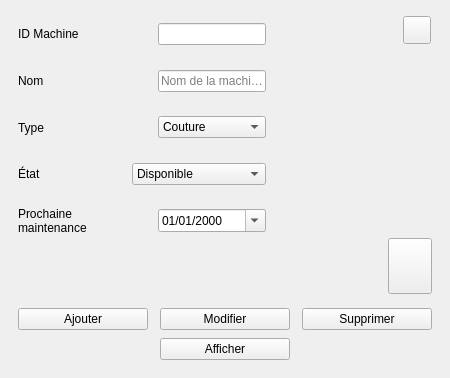
                         <widget class="QWidget" name="bodyFormMachine">
                          <layout class="QVBoxLayout" name="bodyFormLayoutMachine">
                           <property name="spacing">
                            <number>14</number>
                           </property>
                           <property name="leftMargin">
                            <number>18</number>
                           </property>
                           <property name="topMargin">
                            <number>16</number>
                           </property>
                           <property name="rightMargin">
                            <number>18</number>
                           </property>
                           <property name="bottomMargin">
                            <number>18</number>
                           </property>
                           <item>
                            <layout class="QHBoxLayout" name="layoutTopFormMachine" stretch="1,0">
                             <property name="spacing">
                              <number>16</number>
                             </property>
                             <item>
                              <layout class="QGridLayout" name="gridFieldsMachine" columnstretch="0,1" columnminimumwidth="92,0">
                               <property name="horizontalSpacing">
                                <number>12</number>
                               </property>
                               <property name="verticalSpacing">
                                <number>11</number>
                               </property>
                               <item row="0" column="0">
                                <widget class="QLabel" name="labelIdMachine">
                                 <property name="text">
                                  <string>ID Machine</string>
                                 </property>
                                 <property name="role" stdset="0">
                                  <string>formLabel</string>
                                 </property>
                                </widget>
                               </item>
                               <item row="0" column="1">
                                <widget class="QFrame" name="fieldIdMachine">
                                 <property name="frameShape">
                                  <enum>QFrame::NoFrame</enum>
                                 </property>
                                 <property name="role" stdset="0">
                                  <string>field</string>
                                 </property>
                                 <layout class="QHBoxLayout" name="fieldLayoutIdMachine">
                                  <property name="spacing">
                                   <number>8</number>
                                  </property>
                                  <property name="leftMargin">
                                   <number>10</number>
                                  </property>
                                  <property name="topMargin">
                                   <number>0</number>
                                  </property>
                                  <property name="rightMargin">
                                   <number>6</number>
                                  </property>
                                  <property name="bottomMargin">
                                   <number>0</number>
                                  </property>
                                  <item>
                                   <widget class="QLabel" name="iconIdMachine">
                                    <property name="minimumSize">
                                     <size>
                                      <width>18</width>
                                      <height>18</height>
                                     </size>
                                    </property>
                                    <property name="maximumSize">
                                     <size>
                                      <width>18</width>
                                      <height>18</height>
                                     </size>
                                    </property>
                                   </widget>
                                  </item>
                                  <item>
                                   <widget class="QLineEdit" name="lineIdMachine">
                                    <property name="readOnly">
                                     <bool>true</bool>
                                    </property>
                                   </widget>
                                  </item>
                                 </layout>
                                </widget>
                               </item>
                               <item row="1" column="0">
                                <widget class="QLabel" name="labelNomMachine">
                                 <property name="text">
                                  <string>Nom</string>
                                 </property>
                                 <property name="role" stdset="0">
                                  <string>formLabel</string>
                                 </property>
                                </widget>
                               </item>
                               <item row="1" column="1">
                                <widget class="QFrame" name="fieldNomMachine">
                                 <property name="frameShape">
                                  <enum>QFrame::NoFrame</enum>
                                 </property>
                                 <property name="role" stdset="0">
                                  <string>field</string>
                                 </property>
                                 <layout class="QHBoxLayout" name="fieldLayoutNomMachine">
                                  <property name="spacing">
                                   <number>8</number>
                                  </property>
                                  <property name="leftMargin">
                                   <number>10</number>
                                  </property>
                                  <property name="topMargin">
                                   <number>0</number>
                                  </property>
                                  <property name="rightMargin">
                                   <number>6</number>
                                  </property>
                                  <property name="bottomMargin">
                                   <number>0</number>
                                  </property>
                                  <item>
                                   <widget class="QLabel" name="iconNomMachine">
                                    <property name="minimumSize">
                                     <size>
                                      <width>18</width>
                                      <height>18</height>
                                     </size>
                                    </property>
                                    <property name="maximumSize">
                                     <size>
                                      <width>18</width>
                                      <height>18</height>
                                     </size>
                                    </property>
                                   </widget>
                                  </item>
                                  <item>
                                   <widget class="QLineEdit" name="lineNomMachine">
                                    <property name="placeholderText">
                                     <string>Nom de la machine</string>
                                    </property>
                                   </widget>
                                  </item>
                                 </layout>
                                </widget>
                               </item>
                               <item row="2" column="0">
                                <widget class="QLabel" name="labelTypeMachine">
                                 <property name="text">
                                  <string>Type</string>
                                 </property>
                                 <property name="role" stdset="0">
                                  <string>formLabel</string>
                                 </property>
                                </widget>
                               </item>
                               <item row="2" column="1">
                                <widget class="QFrame" name="fieldTypeMachine">
                                 <property name="frameShape">
                                  <enum>QFrame::NoFrame</enum>
                                 </property>
                                 <property name="role" stdset="0">
                                  <string>field</string>
                                 </property>
                                 <layout class="QHBoxLayout" name="fieldLayoutTypeMachine">
                                  <property name="spacing">
                                   <number>8</number>
                                  </property>
                                  <property name="leftMargin">
                                   <number>10</number>
                                  </property>
                                  <property name="topMargin">
                                   <number>0</number>
                                  </property>
                                  <property name="rightMargin">
                                   <number>6</number>
                                  </property>
                                  <property name="bottomMargin">
                                   <number>0</number>
                                  </property>
                                  <item>
                                   <widget class="QLabel" name="iconTypeMachine">
                                    <property name="minimumSize">
                                     <size>
                                      <width>18</width>
                                      <height>18</height>
                                     </size>
                                    </property>
                                    <property name="maximumSize">
                                     <size>
                                      <width>18</width>
                                      <height>18</height>
                                     </size>
                                    </property>
                                   </widget>
                                  </item>
                                  <item>
                                   <widget class="QComboBox" name="comboTypeMachine">
                                    <item>
                                     <property name="text">
                                      <string>Couture</string>
                                     </property>
                                    </item>
                                    <item>
                                     <property name="text">
                                      <string>Coupe</string>
                                     </property>
                                    </item>
                                    <item>
                                     <property name="text">
                                      <string>Finition</string>
                                     </property>
                                    </item>
                                    <item>
                                     <property name="text">
                                      <string>Broderie</string>
                                     </property>
                                    </item>
                                    <item>
                                     <property name="text">
                                      <string>Repassage</string>
                                     </property>
                                    </item>
                                    <item>
                                     <property name="text">
                                      <string>Autre</string>
                                     </property>
                                    </item>
                                   </widget>
                                  </item>
                                 </layout>
                                </widget>
                               </item>
                               <item row="3" column="0">
                                <widget class="QLabel" name="labelEtatMachine">
                                 <property name="text">
                                  <string>État</string>
                                 </property>
                                 <property name="role" stdset="0">
                                  <string>formLabel</string>
                                 </property>
                                </widget>
                               </item>
                               <item row="3" column="1">
                                <widget class="QFrame" name="fieldEtatMachine">
                                 <property name="frameShape">
                                  <enum>QFrame::NoFrame</enum>
                                 </property>
                                 <property name="role" stdset="0">
                                  <string>field</string>
                                 </property>
                                 <layout class="QHBoxLayout" name="fieldLayoutEtatMachine">
                                  <property name="spacing">
                                   <number>8</number>
                                  </property>
                                  <property name="leftMargin">
                                   <number>10</number>
                                  </property>
                                  <property name="topMargin">
                                   <number>0</number>
                                  </property>
                                  <property name="rightMargin">
                                   <number>6</number>
                                  </property>
                                  <property name="bottomMargin">
                                   <number>0</number>
                                  </property>
                                  <item>
                                   <widget class="QComboBox" name="comboEtatMachine">
                                    <item>
                                     <property name="text">
                                      <string>Disponible</string>
                                     </property>
                                    </item>
                                    <item>
                                     <property name="text">
                                      <string>En maintenance</string>
                                     </property>
                                    </item>
                                    <item>
                                     <property name="text">
                                      <string>Indisponible</string>
                                     </property>
                                    </item>
                                   </widget>
                                  </item>
                                 </layout>
                                </widget>
                               </item>
                               <item row="4" column="0">
                                <widget class="QLabel" name="labelDateMachine">
                                 <property name="text">
                                  <string>Prochaine
maintenance</string>
                                 </property>
                                 <property name="role" stdset="0">
                                  <string>formLabel</string>
                                 </property>
                                </widget>
                               </item>
                               <item row="4" column="1">
                                <widget class="QFrame" name="fieldDateMachine">
                                 <property name="frameShape">
                                  <enum>QFrame::NoFrame</enum>
                                 </property>
                                 <property name="role" stdset="0">
                                  <string>field</string>
                                 </property>
                                 <layout class="QHBoxLayout" name="fieldLayoutDateMachine">
                                  <property name="spacing">
                                   <number>8</number>
                                  </property>
                                  <property name="leftMargin">
                                   <number>10</number>
                                  </property>
                                  <property name="topMargin">
                                   <number>0</number>
                                  </property>
                                  <property name="rightMargin">
                                   <number>6</number>
                                  </property>
                                  <property name="bottomMargin">
                                   <number>0</number>
                                  </property>
                                  <item>
                                   <widget class="QLabel" name="iconDateMachine">
                                    <property name="minimumSize">
                                     <size>
                                      <width>18</width>
                                      <height>18</height>
                                     </size>
                                    </property>
                                    <property name="maximumSize">
                                     <size>
                                      <width>18</width>
                                      <height>18</height>
                                     </size>
                                    </property>
                                   </widget>
                                  </item>
                                  <item>
                                   <widget class="QDateEdit" name="dateMaintenanceMachine">
                                    <property name="calendarPopup">
                                     <bool>true</bool>
                                    </property>
                                    <property name="displayFormat">
                                     <string>dd/MM/yyyy</string>
                                    </property>
                                   </widget>
                                  </item>
                                 </layout>
                                </widget>
                               </item>
                               <item row="5" column="0" colspan="2">
                                <widget class="QLabel" name="labelDetectionMachine">
                                 <property name="wordWrap">
                                  <bool>true</bool>
                                 </property>
                                 <property name="minimumSize">
                                  <size>
                                   <width>0</width>
                                   <height>44</height>
                                  </size>
                                 </property>
                                </widget>
                               </item>
                              </layout>
                             </item>
                             <item>
                              <layout class="QVBoxLayout" name="layoutPhotoColMachine">
                               <property name="spacing">
                                <number>8</number>
                               </property>
                               <item>
                                <layout class="QGridLayout" name="gridPhotoMachine">
                                 <property name="leftMargin">
                                  <number>0</number>
                                 </property>
                                 <property name="topMargin">
                                  <number>0</number>
                                 </property>
                                 <property name="rightMargin">
                                  <number>0</number>
                                 </property>
                                 <property name="bottomMargin">
                                  <number>0</number>
                                 </property>
                                 <item row="0" column="0">
                                  <widget class="QLabel" name="labelPhotoMachine">
                                   <property name="minimumSize">
                                    <size>
                                     <width>142</width>
                                     <height>214</height>
                                    </size>
                                   </property>
                                   <property name="maximumSize">
                                    <size>
                                     <width>142</width>
                                     <height>214</height>
                                    </size>
                                   </property>
                                  </widget>
                                 </item>
                                 <item row="0" column="0" alignment="Qt::AlignRight|Qt::AlignTop">
                                  <widget class="QToolButton" name="btnPenMachine">
                                   <property name="cursor">
                                    <cursorShape>PointingHandCursor</cursorShape>
                                   </property>
                                   <property name="toolTip">
                                    <string>Changer la photo</string>
                                   </property>
                                   <property name="iconSize">
                                    <size>
                                     <width>16</width>
                                     <height>16</height>
                                    </size>
                                   </property>
                                   <property name="minimumSize">
                                    <size>
                                     <width>28</width>
                                     <height>28</height>
                                    </size>
                                   </property>
                                   <property name="maximumSize">
                                    <size>
                                     <width>28</width>
                                     <height>28</height>
                                    </size>
                                   </property>
                                  </widget>
                                 </item>
                                </layout>
                               </item>
                               <item>
                                <layout class="QHBoxLayout" name="layoutThumbsMachine">
                                 <property name="spacing">
                                  <number>6</number>
                                 </property>
                                 <item>
                                  <widget class="QLabel" name="labelThumb1Machine">
                                   <property name="minimumSize">
                                    <size>
                                     <width>44</width>
                                     <height>56</height>
                                    </size>
                                   </property>
                                   <property name="maximumSize">
                                    <size>
                                     <width>44</width>
                                     <height>56</height>
                                    </size>
                                   </property>
                                  </widget>
                                 </item>
                                 <item>
                                  <widget class="QLabel" name="labelThumb2Machine">
                                   <property name="minimumSize">
                                    <size>
                                     <width>44</width>
                                     <height>56</height>
                                    </size>
                                   </property>
                                   <property name="maximumSize">
                                    <size>
                                     <width>44</width>
                                     <height>56</height>
                                    </size>
                                   </property>
                                  </widget>
                                 </item>
                                 <item>
                                  <widget class="QPushButton" name="btnPlusMachine">
                                   <property name="cursor">
                                    <cursorShape>PointingHandCursor</cursorShape>
                                   </property>
                                   <property name="iconSize">
                                    <size>
                                     <width>22</width>
                                     <height>22</height>
                                    </size>
                                   </property>
                                   <property name="minimumSize">
                                    <size>
                                     <width>44</width>
                                     <height>56</height>
                                    </size>
                                   </property>
                                   <property name="maximumSize">
                                    <size>
                                     <width>44</width>
                                     <height>56</height>
                                    </size>
                                   </property>
                                  </widget>
                                 </item>
                                </layout>
                               </item>
                               <item>
                                <spacer name="spacerPhotoMachine">
                                 <property name="orientation">
                                  <enum>Qt::Vertical</enum>
                                 </property>
                                 <property name="sizeHint" stdset="0">
                                  <size>
                                   <width>20</width>
                                   <height>0</height>
                                  </size>
                                 </property>
                                </spacer>
                               </item>
                              </layout>
                             </item>
                            </layout>
                           </item>
                           <item>
                            <layout class="QGridLayout" name="gridButtonsMachine" columnstretch="1,1,1">
                             <property name="horizontalSpacing">
                              <number>12</number>
                             </property>
                             <property name="verticalSpacing">
                              <number>8</number>
                             </property>
                             <item row="0" column="0">
                              <widget class="QPushButton" name="btnAddMachine">
                               <property name="text">
                                <string>Ajouter</string>
                               </property>
                               <property name="cursor">
                                <cursorShape>PointingHandCursor</cursorShape>
                               </property>
                               <property name="iconSize">
                                <size>
                                 <width>20</width>
                                 <height>20</height>
                                </size>
                               </property>
                              </widget>
                             </item>
                             <item row="0" column="1">
                              <widget class="QPushButton" name="btnModMachine">
                               <property name="text">
                                <string>Modifier</string>
                               </property>
                               <property name="cursor">
                                <cursorShape>PointingHandCursor</cursorShape>
                               </property>
                               <property name="iconSize">
                                <size>
                                 <width>20</width>
                                 <height>20</height>
                                </size>
                               </property>
                              </widget>
                             </item>
                             <item row="0" column="2">
                              <widget class="QPushButton" name="btnDelMachine">
                               <property name="text">
                                <string>Supprimer</string>
                               </property>
                               <property name="cursor">
                                <cursorShape>PointingHandCursor</cursorShape>
                               </property>
                               <property name="iconSize">
                                <size>
                                 <width>20</width>
                                 <height>20</height>
                                </size>
                               </property>
                              </widget>
                             </item>
                             <item row="1" column="1">
                              <widget class="QPushButton" name="btnViewMachine">
                               <property name="text">
                                <string>Afficher</string>
                               </property>
                               <property name="cursor">
                                <cursorShape>PointingHandCursor</cursorShape>
                               </property>
                               <property name="iconSize">
                                <size>
                                 <width>20</width>
                                 <height>20</height>
                                </size>
                               </property>
                              </widget>
                             </item>
                            </layout>
                           </item>
                           <item>
                            <spacer name="spacerFormMachine">
                             <property name="orientation">
                              <enum>Qt::Vertical</enum>
                             </property>
                             <property name="sizeHint" stdset="0">
                              <size>
                               <width>20</width>
                               <height>0</height>
                              </size>
                             </property>
                            </spacer>
                           </item>
                          </layout>
                         </widget>
